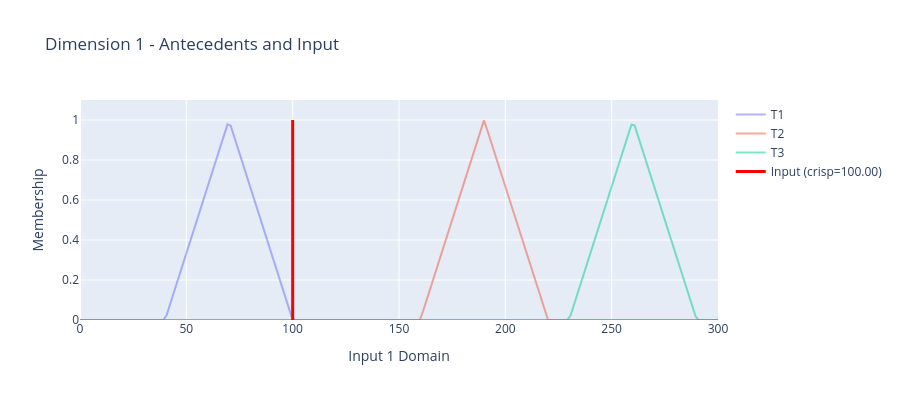
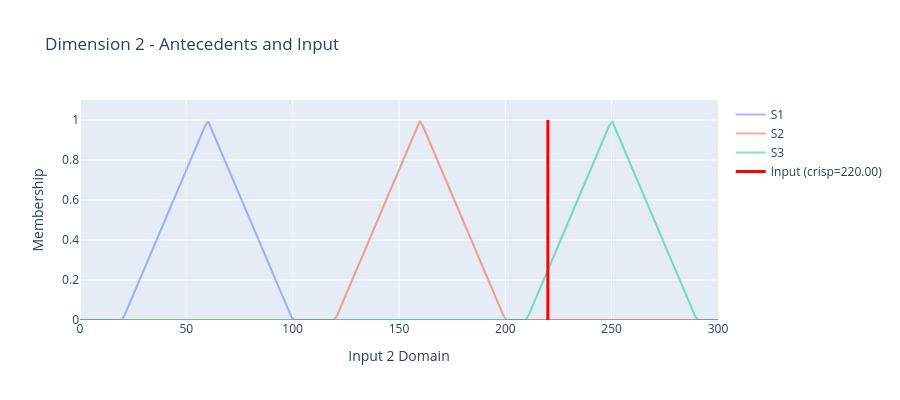
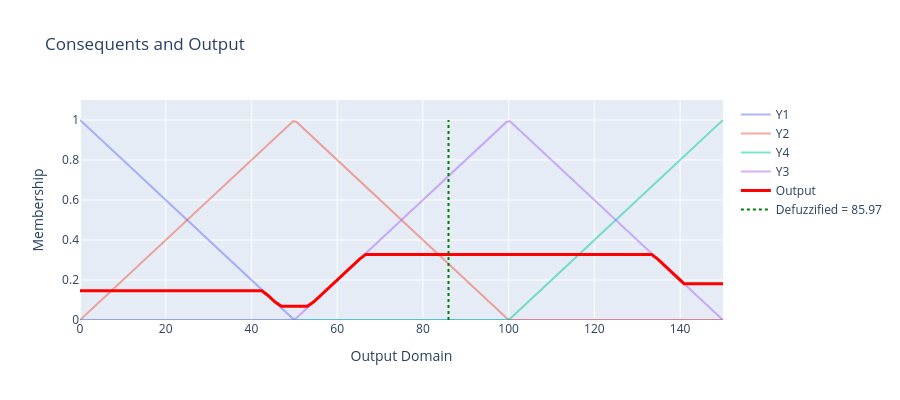

Notebook cell for these charts, in order:
### Code cell
# Now we apply the A_FIS in this 2D rule base
# Now we apply the A_FIS in this 2D rule base
input_list = input4  # Add this line
input_formatted = format_FN_N_Dim([FuzzySet(f"In{i}", inp) for i, inp in enumerate(input_list)], 'rule_antecedent')
# output_2D, U, y_crisp, _ = run_afis(input_formatted, rule_base_2d,t_norm_type=['hamacher',0.2],imp_params=['hamacher', 0.2])
output_2D, U, y_crisp, _ = run_afis(input_formatted, rule_base_2d,t_norm_type='min',imp_params=['hamacher', 0.2])

# we visualize the output
plot_results(rule_base_2d, input_list, output_2D, U, y_crisp)

### Figure 1 — Plotly figure (JSON) as saved in the notebook; plotly's stock layout.template omitted (floating-point values rounded to 4 significant figures; data arrays with more than 128 entries replaced by an {"elided": "..."} marker saying what was removed)
{"data": [{"line": {"width": 2}, "mode": "lines", "name": "T1", "opacity": 0.5, "type": "scatter", "x": {"elided": "200 float values"}, "y": {"elided": "200 float values"}}, {"line": {"width": 2}, "mode": "lines", "name": "T2", "opacity": 0.5, "type": "scatter", "x": {"elided": "200 float values"}, "y": {"elided": "200 float values"}}, {"line": {"width": 2}, "mode": "lines", "name": "T3", "opacity": 0.5, "type": "scatter", "x": {"elided": "200 float values"}, "y": {"elided": "200 float values"}}, {"line": {"color": "red", "width": 3}, "mode": "lines", "name": "Input (crisp=100.00)", "type": "scatter", "x": [100, 100], "y": [0, 1]}], "layout": {"height": 400, "showlegend": true, "title": {"text": "Dimension 1 - Antecedents and Input"}, "xaxis": {"title": {"text": "Input 1 Domain"}}, "yaxis": {"range": [0, 1.1], "title": {"text": "Membership"}}}}

### Figure 2 — Plotly figure (JSON) as saved in the notebook; plotly's stock layout.template omitted (floating-point values rounded to 4 significant figures; data arrays with more than 128 entries replaced by an {"elided": "..."} marker saying what was removed)
{"data": [{"line": {"width": 2}, "mode": "lines", "name": "S1", "opacity": 0.5, "type": "scatter", "x": {"elided": "200 float values"}, "y": {"elided": "200 float values"}}, {"line": {"width": 2}, "mode": "lines", "name": "S2", "opacity": 0.5, "type": "scatter", "x": {"elided": "200 float values"}, "y": {"elided": "200 float values"}}, {"line": {"width": 2}, "mode": "lines", "name": "S3", "opacity": 0.5, "type": "scatter", "x": {"elided": "200 float values"}, "y": {"elided": "200 float values"}}, {"line": {"color": "red", "width": 3}, "mode": "lines", "name": "Input (crisp=220.00)", "type": "scatter", "x": [220, 220], "y": [0, 1]}], "layout": {"height": 400, "showlegend": true, "title": {"text": "Dimension 2 - Antecedents and Input"}, "xaxis": {"title": {"text": "Input 2 Domain"}}, "yaxis": {"range": [0, 1.1], "title": {"text": "Membership"}}}}

### Figure 3 — Plotly figure (JSON) as saved in the notebook; plotly's stock layout.template omitted (floating-point values rounded to 4 significant figures; data arrays with more than 128 entries replaced by an {"elided": "..."} marker saying what was removed)
{"data": [{"line": {"width": 2}, "mode": "lines", "name": "Y1", "opacity": 0.5, "type": "scatter", "x": {"elided": "200 float values"}, "y": {"elided": "200 float values"}}, {"line": {"width": 2}, "mode": "lines", "name": "Y2", "opacity": 0.5, "type": "scatter", "x": {"elided": "200 float values"}, "y": {"elided": "200 float values"}}, {"line": {"width": 2}, "mode": "lines", "name": "Y4", "opacity": 0.5, "type": "scatter", "x": {"elided": "200 float values"}, "y": {"elided": "200 float values"}}, {"line": {"width": 2}, "mode": "lines", "name": "Y3", "opacity": 0.5, "type": "scatter", "x": {"elided": "200 float values"}, "y": {"elided": "200 float values"}}, {"line": {"color": "red", "width": 3}, "mode": "lines", "name": "Output", "type": "scatter", "x": [0.0, 1.515, 3.03, 4.545, 6.061, 7.576, 9.091, 10.61, 12.12, 13.64, 15.15, 16.67, 18.18, 19.7, 21.21, 22.73, 24.24, 25.76, 27.27, 28.79, 30.3, 31.82, 33.33, 34.85, 36.36, 37.88, 39.39, 40.91, 42.42, 43.94, 45.45, 46.97, 48.48, 50.0, 51.52, 53.03, 54.55, 56.06, 57.58, 59.09, 60.61, 62.12, 63.64, 65.15, 66.67, 68.18, 69.7, 71.21, 72.73, 74.24, 75.76, 77.27, 78.79, 80.3, 81.82, 83.33, 84.85, 86.36, 87.88, 89.39, 90.91, 92.42, 93.94, 95.45, 96.97, 98.48, 100.0, 101.5, 103.0, 104.5, 106.1, 107.6, 109.1, 110.6, 112.1, 113.6, 115.2, 116.7, 118.2, 119.7, 121.2, 122.7, 124.2, 125.8, 127.3, 128.8, 130.3, 131.8, 133.3, 134.8, 136.4, 137.9, 139.4, 140.9, 142.4, 143.9, 145.5, 147.0, 148.5, 150.0], "y": [0.1463, 0.1463, 0.1463, 0.1463, 0.1463, 0.1463, 0.1463, 0.1463, 0.1463, 0.1463, 0.1463, 0.1463, 0.1463, 0.1463, 0.1463, 0.1463, 0.1463, 0.1463, 0.1463, 0.1463, 0.1463, 0.1463, 0.1463, 0.1463, 0.1463, 0.1463, 0.1463, 0.1463, 0.1463, 0.1212, 0.09091, 0.06888, 0.06888, 0.06888, 0.06888, 0.06888, 0.09091, 0.1212, 0.1515, 0.1818, 0.2121, 0.2424, 0.2727, 0.303, 0.328, 0.328, 0.328, 0.328, 0.328, 0.328, 0.328, 0.328, 0.328, 0.328, 0.328, 0.328, 0.328, 0.328, 0.328, 0.328, 0.328, 0.328, 0.328, 0.328, 0.328, 0.328, 0.328, 0.328, 0.328, 0.328, 0.328, 0.328, 0.328, 0.328, 0.328, 0.328, 0.328, 0.328, 0.328, 0.328, 0.328, 0.328, 0.328, 0.328, 0.328, 0.328, 0.328, 0.328, 0.328, 0.303, 0.2727, 0.2424, 0.2121, 0.1818, 0.1816, 0.1816, 0.1816, 0.1816, 0.1816, 0.1816]}, {"line": {"color": "green", "dash": "dot", "width": 2}, "mode": "lines", "name": "Defuzzified = 85.97", "type": "scatter", "x": [85.97, 85.97], "y": [0, 1]}], "layout": {"height": 400, "showlegend": true, "title": {"text": "Consequents and Output"}, "xaxis": {"title": {"text": "Output Domain"}}, "yaxis": {"range": [0, 1.1], "title": {"text": "Membership"}}}}
